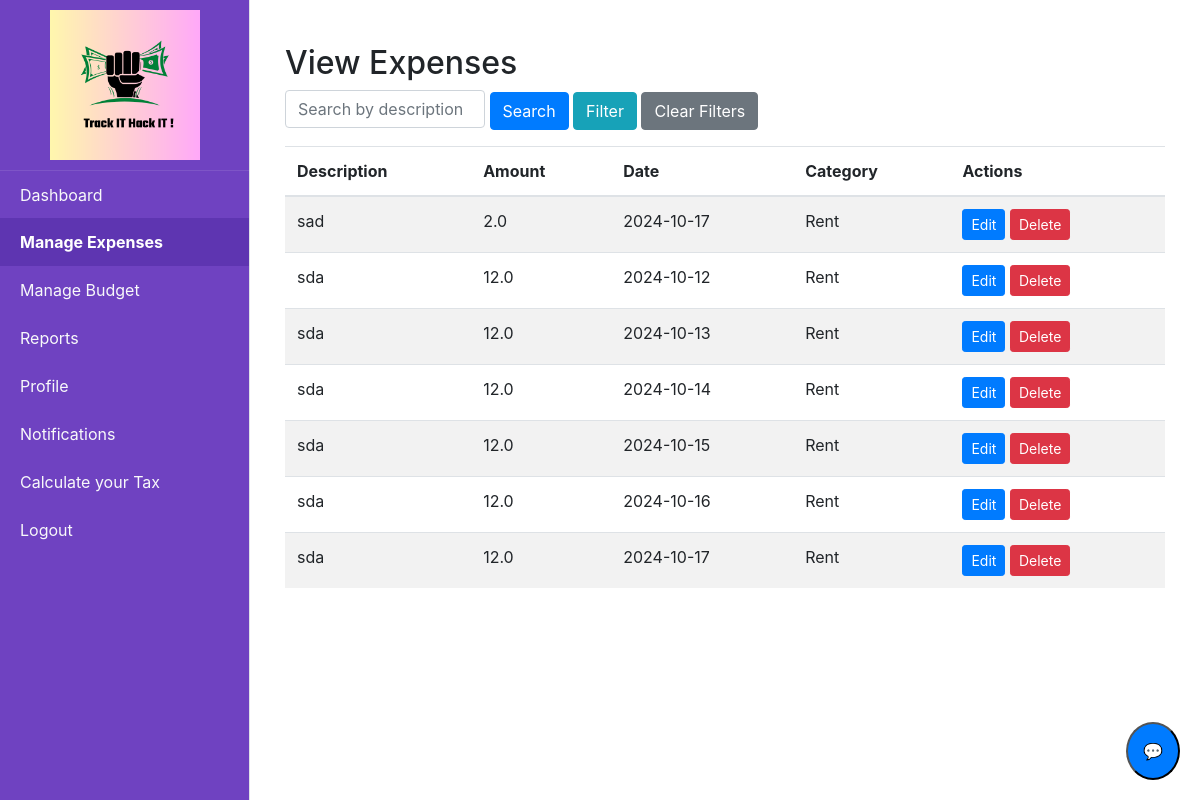
The app's page /view_expenses (signed in) with its own data.
### tables this page shows
CREATE TABLE expenses (id INTEGER PRIMARY KEY AUTOINCREMENT, user_id INTEGER, date TEXT, description TEXT, amount REAL, category_id TEXT, document TEXT, is_income INTEGER DEFAULT (0), FOREIGN KEY (category_id) REFERENCES category (id), FOREIGN KEY (user_id) REFERENCES users (id));

CREATE TABLE category (id INTEGER PRIMARY KEY AUTOINCREMENT, name TEXT NOT NULL, is_income INTEGER DEFAULT (0));

### app.py (the view, shortened to what this page needs)
@app.route('/view_expenses', methods=['GET', 'POST'])
@login_required
def view_expenses():
    search_description = request.args.get('search', '')
    category_v = request.args.get('category', '')
    start_date = request.args.get('start_date', '')
    end_date = request.args.get('end_date', '')
    amount_comparison = request.args.get('amount_comparison', '')
    amount_value = request.args.get('amount_value', '')
    sort_by=request.args.get('sort_by')
    query = '''
        SELECT e.id, e.date, e.description, e.amount, e.document, c.name AS category_name
        FROM expenses e
        JOIN category c ON e.category_id = c.id
        WHERE e.user_id = ?
    '''
    params = [current_user.id]
    categories = query_db('SELECT id, name, is_income FROM category')
    if search_description:
        query += ' AND e.description LIKE ?'
        params.append(f'%{search_description}%')
    if category_v:
        category_v =int(category_v)
        query += ' AND c.id = ?'
        params.append(int(category_v))
    if start_date:
        query += ' AND e.date >= ?'
        params.append(start_date)
    if end_date:
        query += ' AND e.date <= ?'
        params.append(end_date)
    expenses = query_db(query, params)
    return render_template(
        'view_expenses.html',
        expenses=expenses,
        search=search_description,
        category_v=category_v,
        start_date=start_date,
        end_date=end_date,
        amount_comparison=amount_comparison,
        amount_value=amount_value,
        categories =categories,
        sort_by=sort_by
    )

### app.py (called while the page is built)
@login_manager.user_loader
def load_user(user_id):
    return get_user_by_id(user_id)

@app.after_request
def after_request(response):
    response.headers["Cache-Control"] = "no-cache, no-store, must-revalidate"
    return response

@app.context_processor
def inject_unread_notifications():
    if current_user.is_authenticated:
        unread_count = query_db('''
            SELECT COUNT(*)
            FROM notifications
            WHERE user_id = ? AND is_read = 0
        ''', [current_user.id], one=True)
        return dict(unread_count=unread_count[0] if unread_count else 0)
    return dict(unread_count=0)

### database.py (called while the page is built)
def get_db():
    return sqlite3.connect(DATABASE)

def query_db(query, args=(), one=False):
    cur = get_db().execute(query, args)
    rv = cur.fetchall()
    cur.close()
    return (rv[0] if rv else None) if one else rv

def get_user_by_id(user_id):
    conn = sqlite3.connect(DATABASE)
    cursor = conn.cursor()
    cursor.execute('SELECT * FROM users WHERE id = ?', (user_id,))
    user = cursor.fetchone()
    conn.close()
    if user:
        return User(id=user[0], username=user[1], email=user[2], password=user[3])
    return None

### templates/view_expenses.html (shortened to what this page needs)
{% extends "home.html" %}
{% block content %}
<div class="container mt-4">
    <h2>View Expenses</h2>
     <form action="{{ url_for('view_expenses') }}" method="GET" class="mb-3">
        <div class="form-row align-items-center">
            <div class="col-auto">
                <input type="text" class="form-control d-inline" id="search" name="search" placeholder="Search by description" value="{{ search }}" style="width: 200px;">
             <button  class="btn btn-primary" id="searchBtn">Search</button>
                <button type="button" class="btn btn-info" id="filterButton">Filter</button>
              <button  type="submit" onclick="clearFilters()" class="btn btn-secondary" id="clearBtn" >Clear Filters</button>
            </div>
        </div>
    </form>
    <table class="table table-striped">
        <thead>
            <tr>
                <th>Description</th>
                <th>Amount</th>
                <th>Date</th>
                <th>Category</th>
                <th>Actions</th>
            </tr>
        </thead>
        <tbody>
            {% for expense in expenses %}
            <tr>
                <td>{{ expense[2] }}</td>
                <td>{{ expense[3] }}</td>
                <td>{{ expense[1] }}</td>
                <td>{{ expense[5] }}</td>
                <td>
                    <a href="{{ url_for('edit_expense', expense_id=expense[0]) }}" class="btn btn-primary btn-sm">Edit</a>
                    <form action="{{ url_for('delete_expense', expense_id=expense[0]) }}" method="POST" style="display:inline-block;">
                        <button type="submit" class="btn btn-danger btn-sm" onclick="return confirm('Are you sure you want to delete this expense?');">Delete</button>
                    </form>
                </td>
            </tr>
            {% endfor %}
        </tbody>
    </table>
</div>
{% endblock %}

### records on screen
expenses: description "sad", amount "2.0", date "2024-10-17", name "Rent"
expenses: description "sda", amount "12.0", date "2024-10-12", name "Rent"
expenses: description "sda", amount "12.0", date "2024-10-13", name "Rent"
expenses: description "sda", amount "12.0", date "2024-10-14", name "Rent"
expenses: description "sda", amount "12.0", date "2024-10-15", name "Rent"
expenses: description "sda", amount "12.0", date "2024-10-16", name "Rent"
expenses: description "sda", amount "12.0", date "2024-10-17", name "Rent"
